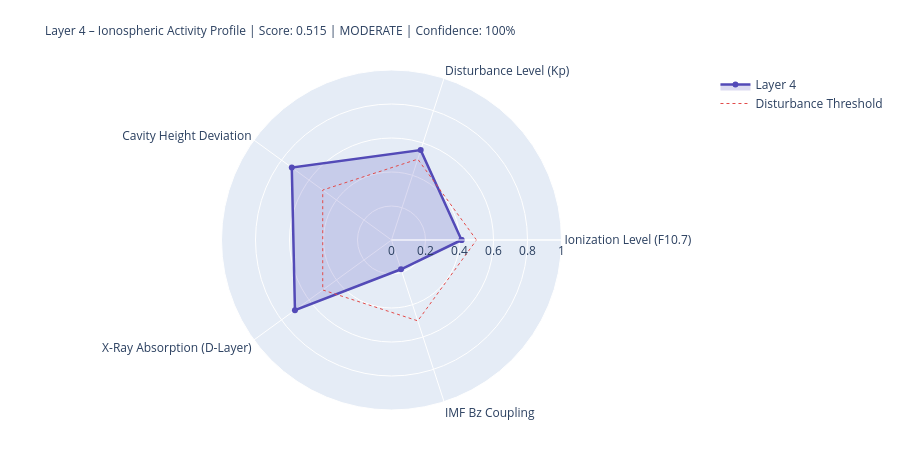

The notebook cell this image was saved under:
### Markdown cell above
---
## 4. State Assessment & Handoff to Layer 5

### Code cell
# ============================================================
# LAYER-4-SCORE
# ============================================================

COMPONENTS = {
    'Ionization Level (F10.7)':    {'score': ioniz,       'source': 'primary' if f107_now else 'from_layer0', 'dynamic': True},
    'Disturbance Level (Kp)':          {'score': disturb,     'source': 'primary' if kp_now   else 'from_layer0', 'dynamic': True},
    'Cavity Height Deviation':    {'score': h_dev,       'source': 'derived',                                'dynamic': True},
    'X-Ray Absorption (D-Layer)':{'score': xray_ioniz,  'source': 'primary' if xray_now else 'missing',     'dynamic': True},
    'IMF Bz Coupling':             {'score': bz_coupling, 'source': 'primary' if bz_now   else 'from_layer0', 'dynamic': True},
}

available    = {k: v['score'] for k, v in COMPONENTS.items() if v['score'] is not None}
unavailable  = [k for k, v in COMPONENTS.items() if v['score'] is None]
layer4_score = round(sum(available.values()) / len(available), 4) if available else None
confidence   = round(len(available) / len(COMPONENTS), 2)
level = ('unknown' if layer4_score is None
         else 'quiet'   if layer4_score < 0.3
         else 'moderate' if layer4_score < 0.6
         else 'active')
dominant_l4 = max(available, key=available.get) if available else 'none'

# Resonance delta for Schumann SR-1
sr1_ref = schumann_freq(1, 80.0)
sr1_now = schumann_freq(1, h_eff)
sr1_delta_mhz = (sr1_now - sr1_ref) * 1000

# Propagation conditions
prop_cond = ('disturbed'   if kp_val > 4
             else 'unsettled' if kp_val > 2
             else 'normal')
if xray_class in ['X', 'M']:
    prop_cond = 'Radio-Blackout moeglich'

W = 68
print('=' * W)
print('LAYER 4 – IONOSPHERE – STATE ASSESSMENT')
print('=' * W)
for name, comp in COMPONENTS.items():
    s = comp['score']
    if s is not None:
        bar = '█' * int(s * 20) + '░' * (20 - int(s * 20))
        print(f'  {name:<36} {bar}  {s:.3f}  [{comp["source"]}]')
    else:
        print(f'  {name:<36} {"─" * 20}  n/a   [missing]')
print('-' * W)
print(f'  Score:          {layer4_score:.3f}  ({len(available)}/{len(COMPONENTS)} components)')
print(f'  Confidence:     {confidence:.0%}')
print(f'  Level:          {level.upper()}')
print(f'  Dominant:       {dominant_l4}')
print(f'  Cavity height:  {h_eff:.1f} km  (Ref: 80.0 km)')
print(f'  SR-1:           {sr1_now:.3f} Hz  (Δ {sr1_delta_mhz:+.1f} mHz vs. ref)')
print(f'  Propagation:    {prop_cond}')
print(f'  X-Ray:          {xray_class}-class  ({xray_now:.2e} W/m²)' if xray_now else '  X-Ray:          n/a')
print('=' * W)

# Radar
cats   = list(available.keys())
vals_r = list(available.values())
if len(cats) >= 3:
    fig = go.Figure()
    fig.add_trace(go.Scatterpolar(
        r=vals_r + [vals_r[0]], theta=cats + [cats[0]],
        fill='toself', fillcolor='rgba(83,74,183,0.20)',
        line=dict(color='#534AB7', width=2.5), name='Layer 4'
    ))
    fig.add_trace(go.Scatterpolar(
        r=[0.5] * (len(cats)+1), theta=cats + [cats[0]],
        line=dict(color='#E24B4A', dash='dot', width=1),
        mode='lines', name='Disturbance Threshold'
    ))
    fig.update_layout(
        title=dict(
            text=f'Layer 4 – Ionospheric Activity Profile | Score: {layer4_score:.3f} | {level.upper()} | Confidence: {confidence:.0%}',
            font=dict(size=12)
        ),
        polar=dict(radialaxis=dict(visible=True, range=[0, 1])),
        height=450, showlegend=True,
        margin=dict(l=80, r=80, t=70, b=40)
    )
    fig.show()

### Figure 1 — Plotly figure (JSON) as saved in the notebook; plotly's stock layout.template omitted (floating-point values rounded to 4 significant figures)
{"data": [{"fill": "toself", "fillcolor": "rgba(83,74,183,0.20)", "line": {"color": "#534AB7", "width": 2.5}, "name": "Layer 4", "r": [0.412, 0.556, 0.725, 0.702, 0.181, 0.412], "theta": ["Ionization Level (F10.7)", "Disturbance Level (Kp)", "Cavity Height Deviation", "X-Ray Absorption (D-Layer)", "IMF Bz Coupling", "Ionization Level (F10.7)"], "type": "scatterpolar"}, {"line": {"color": "#E24B4A", "dash": "dot", "width": 1}, "mode": "lines", "name": "Disturbance Threshold", "r": [0.5, 0.5, 0.5, 0.5, 0.5, 0.5], "theta": ["Ionization Level (F10.7)", "Disturbance Level (Kp)", "Cavity Height Deviation", "X-Ray Absorption (D-Layer)", "IMF Bz Coupling", "Ionization Level (F10.7)"], "type": "scatterpolar"}], "layout": {"height": 450, "margin": {"b": 40, "l": 80, "r": 80, "t": 70}, "polar": {"radialaxis": {"range": [0, 1], "visible": true}}, "showlegend": true, "title": {"font": {"size": 12}, "text": "Layer 4 – Ionospheric Activity Profile | Score: 0.515 | MODERATE | Confidence: 100%"}}}
